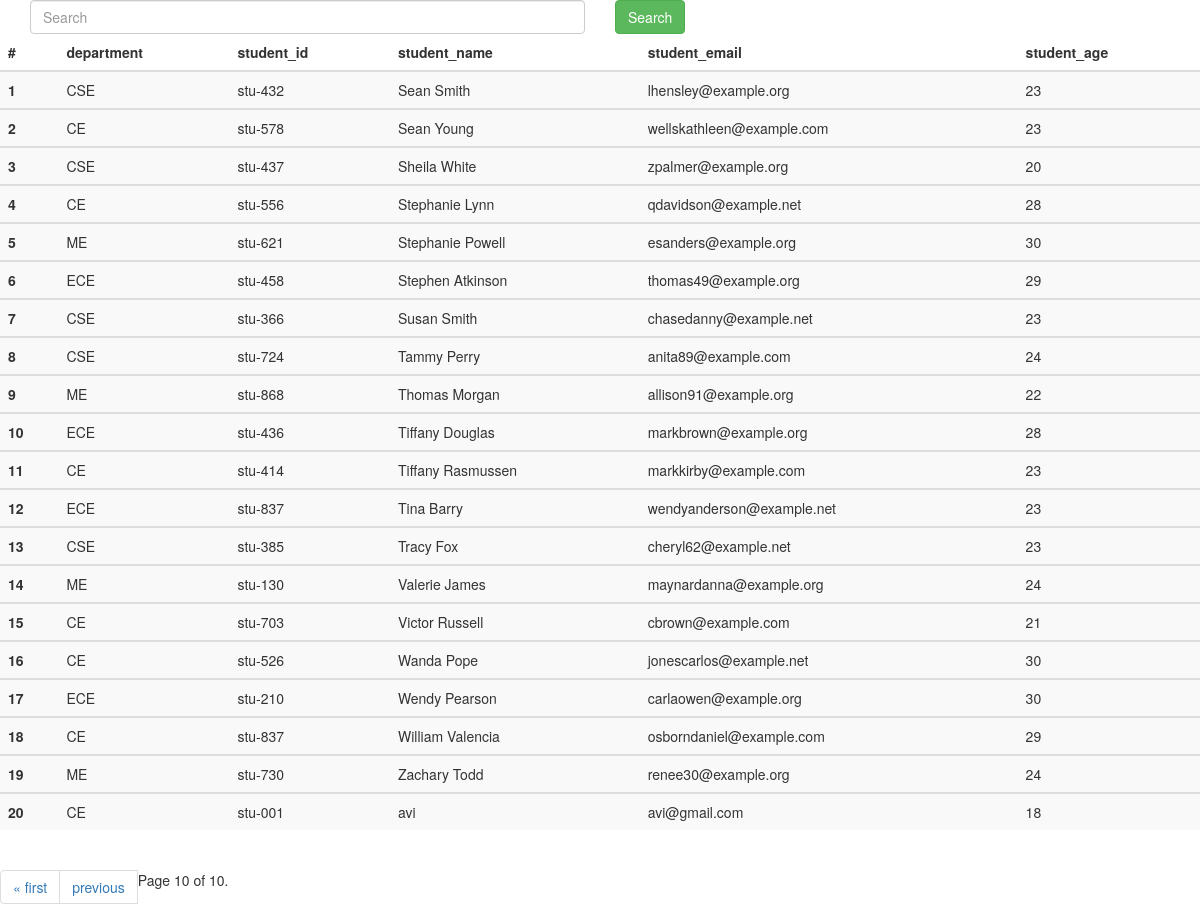
/student/?page=10, run on the app's committed database.
### app/models.py (models this page shows, shortened)
class student(models.Model):
    department=models.ForeignKey(Department,related_name="depart",on_delete=models.CASCADE)
    student_id=models.OneToOneField(studentid,related_name="studentid",on_delete=models.CASCADE)
    student_name=models.CharField(max_length=100)
    student_email=models.EmailField(unique=True)
    student_age=models.IntegerField(default=18)
    student_address=models.TextField()
    class Meta:
        ordering=["student_name"]
        verbose_name="student"

class Department(models.Model):
    department= models.CharField(max_length=100)
    def __str__(self) -> str:
        return self.department
    class Meta:
        ordering=['department']

class studentid(models.Model):
    student_id=models.CharField(max_length=100)
    def __str__(self) -> str:
        return self.student_id

### app/views.py (the view)
# urls.py: path('student/',get_student,name='get_student'),
def get_student(request):
    queryset=student.objects.all()
    if request.GET.get('search'):
        search=request.GET.get('search')
        queryset=queryset.filter(student_name=search)
    paginator = Paginator(queryset, 20)  # Show 25 contacts per page.
    page_number = request.GET.get("page",1)
    page_obj = paginator.get_page(page_number)
    return render(request,"student.html",{'queryset':page_obj})

### app/templates/student.html (shortened to what this page needs)
<!DOCTYPE html>
<html lang="en">
<head>
    <link rel="stylesheet" href="https://maxcdn.bootstrapcdn.com/bootstrap/3.4.1/css/bootstrap.min.css">
</head>
<body>
    <div class="container mt-5">
        <form class="mb-4" >
        <div class="row">
            <div class="col-md-6">
                <input class="form-control" name="search" placeholder="Search">
            </div>
            <div class="col-md-6">
               <button class="btn btn-success" >Search</button>
            </div>
        </div>
    </form>
    </div>
    <div>
        <table class="table table-striped">
            <thead>
                <tr>
                    <th scope="col">#</th>
                    <th scope="col">department</th>
                    <th scope="col">student_id</th>
                    <th scope="col">student_name</th>
                    <th scope="col">student_email</th>
                    <th scope="col">student_age</th>
                </tr>
            </thead>
            <tbody>
                {% for student in queryset %}
                <tr>
                    <th scope="row">{{forloop.counter}}</th>
                    <td>{{student.department}} </td>
                    <td>{{student.student_id}}</td>
                    <td>{{student.student_name}}</td>
                    <td>{{student.student_email}}</td>
                    <td>{{student.student_age}}</td>
                </tr>
            </tbody>
            {% endfor %}
        </table>
    </div>
    <nav aria-label="Page navigation example">
        <ul class="pagination">
            {% if queryset.has_previous %}
            <li class="page-item"><a class="page-link" href="?page=1">&laquo; first</a></li>
            <li class="page-item"><a class="page-link" href="?page={{ queryset.previous_page_number }}">previous</a>
            </li>
            {% endif %}
            <span class="current">
                Page {{ queryset.number }} of {{ queryset.paginator.num_pages }}.
            </span>
        </ul>
    </nav>
</body>
</html>

### data on the page
student: department "CSE", student_id "stu-432", student_name "Sean Smith", student_email "lhensley@example.org", student_age "23"
student: department "CE", student_id "stu-578", student_name "Sean Young", student_email "wellskathleen@example.com", student_age "23"
student: department "CSE", student_id "stu-437", student_name "Sheila White", student_email "zpalmer@example.org", student_age "20"
student: department "CE", student_id "stu-556", student_name "Stephanie Lynn", student_email "qdavidson@example.net", student_age "28"
student: department "ME", student_id "stu-621", student_name "Stephanie Powell", student_email "esanders@example.org", student_age "30"
student: department "ECE", student_id "stu-458", student_name "Stephen Atkinson", student_email "thomas49@example.org", student_age "29"
student: department "CSE", student_id "stu-366", student_name "Susan Smith", student_email "chasedanny@example.net", student_age "23"
student: department "CSE", student_id "stu-724", student_name "Tammy Perry", student_email "anita89@example.com", student_age "24"
student: department "ME", student_id "stu-868", student_name "Thomas Morgan", student_email "allison91@example.org", student_age "22"
student: department "ECE", student_id "stu-436", student_name "Tiffany Douglas", student_email "markbrown@example.org", student_age "28"
student: department "CE", student_id "stu-414", student_name "Tiffany Rasmussen", student_email "markkirby@example.com", student_age "23"
student: department "ECE", student_id "stu-837", student_name "Tina Barry", student_email "wendyanderson@example.net", student_age "23"
student: department "CSE", student_id "stu-385", student_name "Tracy Fox", student_email "cheryl62@example.net", student_age "23"
student: department "ME", student_id "stu-130", student_name "Valerie James", student_email "maynardanna@example.org", student_age "24"
student: department "CE", student_id "stu-703", student_name "Victor Russell", student_email "cbrown@example.com", student_age "21"
student: department "CE", student_id "stu-526", student_name "Wanda Pope", student_email "jonescarlos@example.net", student_age "30"
student: department "ECE", student_id "stu-210", student_name "Wendy Pearson", student_email "carlaowen@example.org", student_age "30"
student: department "CE", student_id "stu-837", student_name "William Valencia", student_email "osborndaniel@example.com", student_age "29"
student: department "ME", student_id "stu-730", student_name "Zachary Todd", student_email "renee30@example.org", student_age "24"
student: department "CE", student_id "stu-001", student_name "avi", student_email "avi@gmail.com", student_age "18"

### other printed values
{{ queryset.number }} "10"
{{ queryset.paginator.num_pages }} "10"
